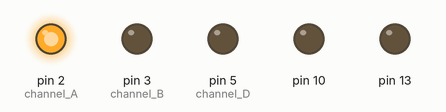
This sketch was run on a simulated Arduino Uno, built with avr-gcc and run on an emulated ATmega328P. Parts: output pins drawn as LEDs (lit = HIGH).

Above: at 0.5 s.
At 1.5 s:
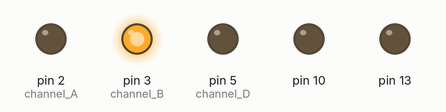
At 5.5 s:
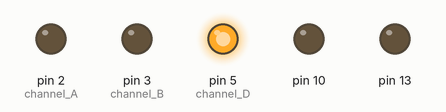
Timing chart, 0 to 6.9 s (numbered marks = the images above):
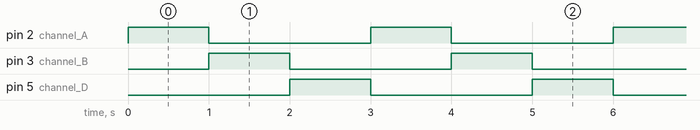

The sketch:

El_Wire_Halloween.ino
```cpp
/*******************Setup Loop***************************/
void setup() {
  // The EL channels are on pins 2 through 9 on the ATMega328
  // Initialize the pins as outputs
  pinMode(2, OUTPUT);  // channel A
  pinMode(3, OUTPUT);  // channel B
  pinMode(5, OUTPUT);  // channel D

//Uncomment the following line if using this on the EL Escudo Dos.
 // Pin 10 is a status LED on the EL Escudo.
  pinMode(10, OUTPUT);

//Pin 13 is the status LED on both the EL Sequencer and Arduino for use with the EL Escudo Dos.
   pinMode(13, OUTPUT);
}
/*******************Main Loop***************************/
void loop()
{
 digitalWrite(2,HIGH);
 delay(1000);
 digitalWrite(2,LOW);
 digitalWrite(3,HIGH);
 delay(1000);
 digitalWrite(3,LOW);
 digitalWrite(5,HIGH);
 delay(1000);
 digitalWrite(5,LOW);


  }
```

Measured:
- by itself, pin 2 (channel_A), pin 3 (channel_B), pin 5 (channel_D): alternates HIGH for 1.0 s and LOW for 2.0 s
- by itself, everything shown: repeats every 3.0 s, in 4 steps
